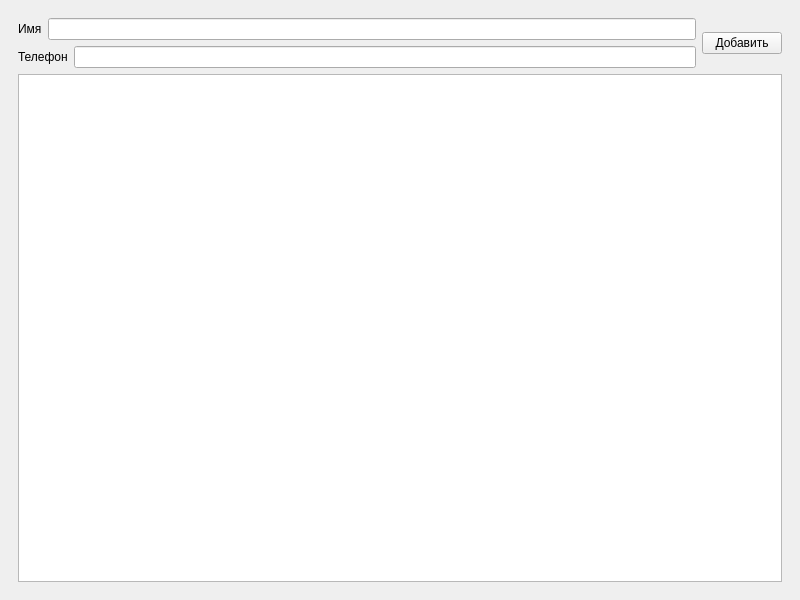
<?xml version="1.0" encoding="UTF-8"?>
<ui version="4.0">
 <class>MainWindow</class>
 <widget class="QMainWindow" name="MainWindow">
  <property name="geometry">
   <rect>
    <x>0</x>
    <y>0</y>
    <width>800</width>
    <height>600</height>
   </rect>
  </property>
  <property name="windowTitle">
   <string>Записная книжка</string>
  </property>
  <widget class="QWidget" name="MyNotes">
   <layout class="QHBoxLayout" name="horizontalLayout">
    <item>
     <widget class="QWidget" name="widget" native="true">
      <layout class="QVBoxLayout" name="verticalLayout_3">
       <item>
        <layout class="QVBoxLayout" name="main_layout">
         <item>
          <layout class="QHBoxLayout" name="header_layout">
           <item>
            <layout class="QVBoxLayout" name="input_layout">
             <item>
              <layout class="QHBoxLayout" name="name_layout">
               <item>
                <widget class="QLabel" name="name_label">
                 <property name="text">
                  <string>Имя</string>
                 </property>
                </widget>
               </item>
               <item>
                <widget class="QLineEdit" name="contactName"/>
               </item>
              </layout>
             </item>
             <item>
              <layout class="QHBoxLayout" name="telephone_layout">
               <item>
                <widget class="QLabel" name="number_label">
                 <property name="text">
                  <string>Телефон</string>
                 </property>
                </widget>
               </item>
               <item>
                <widget class="QLineEdit" name="contactNumber"/>
               </item>
              </layout>
             </item>
            </layout>
           </item>
           <item>
            <widget class="QPushButton" name="addContactBtn">
             <property name="text">
              <string>Добавить</string>
             </property>
            </widget>
           </item>
          </layout>
         </item>
         <item>
          <widget class="QListWidget" name="contactList"/>
         </item>
        </layout>
       </item>
      </layout>
     </widget>
    </item>
   </layout>
  </widget>
 </widget>
 <resources/>
 <connections/>
</ui>
